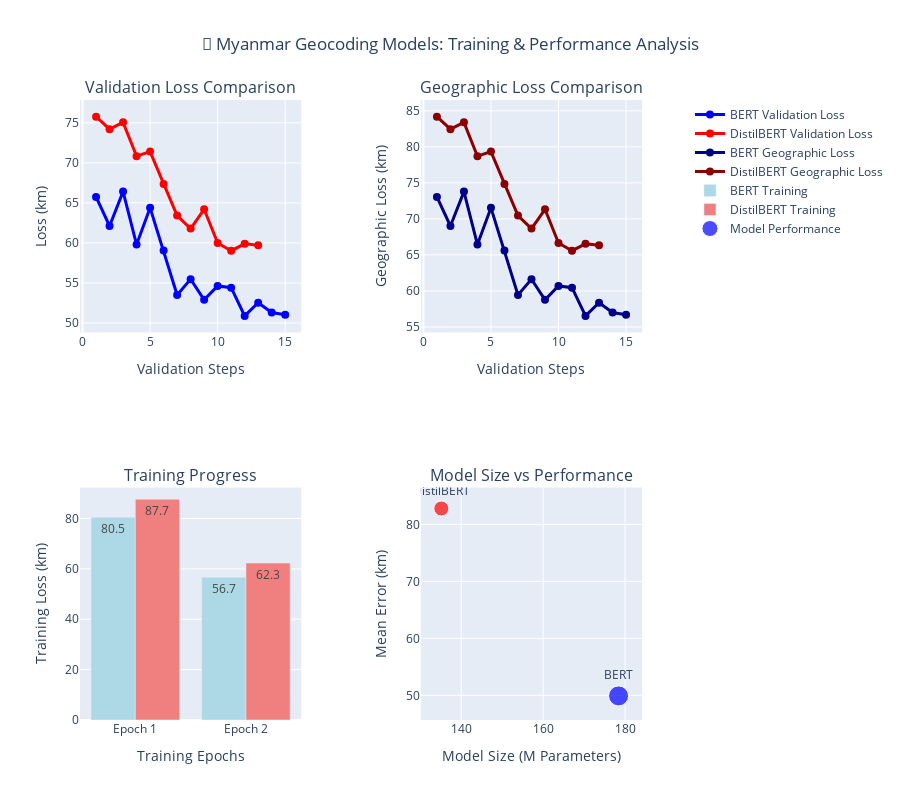

Source (notebook cell):
### Code cell
# 📈 Training History Visualization
fig = make_subplots(
    rows=2, cols=2,
    subplot_titles=('Validation Loss Comparison', 'Geographic Loss Comparison',
                   'Training Progress', 'Model Size vs Performance'),
    specs=[[{"secondary_y": True}, {"secondary_y": True}],
           [{"secondary_y": False}, {"secondary_y": False}]]
)

# Validation loss comparison
fig.add_trace(
    go.Scatter(
        x=list(range(1, len(bert_history['val_losses']) + 1)),
        y=bert_history['val_losses'],
        mode='lines+markers',
        name='BERT Validation Loss',
        line=dict(color='blue', width=3),
        marker=dict(size=8)
    ),
    row=1, col=1
)

fig.add_trace(
    go.Scatter(
        x=list(range(1, len(distilbert_history['val_losses']) + 1)),
        y=distilbert_history['val_losses'],
        mode='lines+markers',
        name='DistilBERT Validation Loss',
        line=dict(color='red', width=3),
        marker=dict(size=8)
    ),
    row=1, col=1
)

# Geographic loss comparison
fig.add_trace(
    go.Scatter(
        x=list(range(1, len(bert_history['val_geo_losses']) + 1)),
        y=bert_history['val_geo_losses'],
        mode='lines+markers',
        name='BERT Geographic Loss',
        line=dict(color='darkblue', width=3),
        marker=dict(size=8)
    ),
    row=1, col=2
)

fig.add_trace(
    go.Scatter(
        x=list(range(1, len(distilbert_history['val_geo_losses']) + 1)),
        y=distilbert_history['val_geo_losses'],
        mode='lines+markers',
        name='DistilBERT Geographic Loss',
        line=dict(color='darkred', width=3),
        marker=dict(size=8)
    ),
    row=1, col=2
)

# Training progress comparison
epochs = ['Epoch 1', 'Epoch 2']
bert_train_losses = bert_history['train_losses']
distilbert_train_losses = distilbert_history['train_losses']

fig.add_trace(
    go.Bar(
        x=epochs,
        y=bert_train_losses,
        name='BERT Training',
        marker_color='lightblue',
        text=[f'{loss:.1f}' for loss in bert_train_losses],
        textposition='auto'
    ),
    row=2, col=1
)

fig.add_trace(
    go.Bar(
        x=epochs,
        y=distilbert_train_losses,
        name='DistilBERT Training',
        marker_color='lightcoral',
        text=[f'{loss:.1f}' for loss in distilbert_train_losses],
        textposition='auto'
    ),
    row=2, col=1
)

# Model comparison scatter plot
if models_loaded:
    model_comparison = pd.DataFrame({
        'Model': ['BERT', 'DistilBERT'],
        'Parameters (M)': [bert_params/1e6, distilbert_params/1e6],
        'Mean Error (km)': [bert_metrics['mean_error_km'], distilbert_metrics['mean_error_km']],
        'Size (MB)': [bert_params * 4 / 1024**2, distilbert_params * 4 / 1024**2]
    })
    
    fig.add_trace(
        go.Scatter(
            x=model_comparison['Parameters (M)'],
            y=model_comparison['Mean Error (km)'],
            mode='markers+text',
            text=model_comparison['Model'],
            textposition='top center',
            marker=dict(
                size=[20, 15],
                color=['blue', 'red'],
                opacity=0.7
            ),
            name='Model Performance'
        ),
        row=2, col=2
    )

# Update layout
fig.update_layout(
    height=800,
    title_text="🎯 Myanmar Geocoding Models: Training & Performance Analysis",
    title_x=0.5,
    showlegend=True
)

# Update axes labels
fig.update_xaxes(title_text="Validation Steps", row=1, col=1)
fig.update_yaxes(title_text="Loss (km)", row=1, col=1)
fig.update_xaxes(title_text="Validation Steps", row=1, col=2)
fig.update_yaxes(title_text="Geographic Loss (km)", row=1, col=2)
fig.update_xaxes(title_text="Training Epochs", row=2, col=1)
fig.update_yaxes(title_text="Training Loss (km)", row=2, col=1)
fig.update_xaxes(title_text="Model Size (M Parameters)", row=2, col=2)
fig.update_yaxes(title_text="Mean Error (km)", row=2, col=2)

fig.show()

print("📈 Training history visualization generated!")
print("   📊 Shows validation loss progression")
print("   🎯 Geographic accuracy improvements")
print("   ⚖️ Model size vs performance trade-offs")

### Figure 1 — Plotly figure (JSON) as saved in the notebook; plotly's stock layout.template omitted (floating-point values rounded to 4 significant figures)
{"data": [{"line": {"color": "blue", "width": 3}, "marker": {"size": 8}, "mode": "lines+markers", "name": "BERT Validation Loss", "type": "scatter", "x": [1, 2, 3, 4, 5, 6, 7, 8, 9, 10, 11, 12, 13, 14, 15], "xaxis": "x", "y": [65.75, 62.11, 66.41, 59.8, 64.38, 59.07, 53.5, 55.48, 52.9, 54.63, 54.4, 50.89, 52.53, 51.3, 51.02], "yaxis": "y"}, {"line": {"color": "red", "width": 3}, "marker": {"size": 8}, "mode": "lines+markers", "name": "DistilBERT Validation Loss", "type": "scatter", "x": [1, 2, 3, 4, 5, 6, 7, 8, 9, 10, 11, 12, 13], "xaxis": "x", "y": [75.78, 74.22, 75.06, 70.84, 71.41, 67.36, 63.42, 61.79, 64.2, 59.99, 59.03, 59.88, 59.72], "yaxis": "y"}, {"line": {"color": "darkblue", "width": 3}, "marker": {"size": 8}, "mode": "lines+markers", "name": "BERT Geographic Loss", "type": "scatter", "x": [1, 2, 3, 4, 5, 6, 7, 8, 9, 10, 11, 12, 13, 14, 15], "xaxis": "x2", "y": [73.05, 69.02, 73.79, 66.45, 71.54, 65.63, 59.45, 61.64, 58.77, 60.7, 60.45, 56.54, 58.36, 57.0, 56.69], "yaxis": "y3"}, {"line": {"color": "darkred", "width": 3}, "marker": {"size": 8}, "mode": "lines+markers", "name": "DistilBERT Geographic Loss", "type": "scatter", "x": [1, 2, 3, 4, 5, 6, 7, 8, 9, 10, 11, 12, 13], "xaxis": "x2", "y": [84.2, 82.46, 83.4, 78.71, 79.34, 74.85, 70.47, 68.66, 71.34, 66.66, 65.59, 66.54, 66.36], "yaxis": "y3"}, {"marker": {"color": "lightblue"}, "name": "BERT Training", "text": ["80.5", "56.7"], "textposition": "auto", "type": "bar", "x": ["Epoch 1", "Epoch 2"], "xaxis": "x3", "y": [80.52, 56.69], "yaxis": "y5"}, {"marker": {"color": "lightcoral"}, "name": "DistilBERT Training", "text": ["87.7", "62.3"], "textposition": "auto", "type": "bar", "x": ["Epoch 1", "Epoch 2"], "xaxis": "x3", "y": [87.69, 62.3], "yaxis": "y5"}, {"marker": {"color": ["blue", "red"], "opacity": 0.7, "size": [20, 15]}, "mode": "markers+text", "name": "Model Performance", "text": ["BERT", "DistilBERT"], "textposition": "top center", "type": "scatter", "x": [178.4, 135.1], "xaxis": "x4", "y": [49.9, 82.8], "yaxis": "y6"}], "layout": {"annotations": [{"font": {"size": 16}, "showarrow": false, "text": "Validation Loss Comparison", "x": 0.185, "xanchor": "center", "xref": "paper", "y": 1, "yanchor": "bottom", "yref": "paper"}, {"font": {"size": 16}, "showarrow": false, "text": "Geographic Loss Comparison", "x": 0.755, "xanchor": "center", "xref": "paper", "y": 1, "yanchor": "bottom", "yref": "paper"}, {"font": {"size": 16}, "showarrow": false, "text": "Training Progress", "x": 0.185, "xanchor": "center", "xref": "paper", "y": 0.375, "yanchor": "bottom", "yref": "paper"}, {"font": {"size": 16}, "showarrow": false, "text": "Model Size vs Performance", "x": 0.755, "xanchor": "center", "xref": "paper", "y": 0.375, "yanchor": "bottom", "yref": "paper"}], "height": 800, "showlegend": true, "title": {"text": "🎯 Myanmar Geocoding Models: Training & Performance Analysis", "x": 0.5}, "xaxis": {"anchor": "y", "domain": [0, 0.37], "title": {"text": "Validation Steps"}}, "xaxis2": {"anchor": "y3", "domain": [0.57, 0.94], "title": {"text": "Validation Steps"}}, "xaxis3": {"anchor": "y5", "domain": [0, 0.37], "title": {"text": "Training Epochs"}}, "xaxis4": {"anchor": "y6", "domain": [0.57, 0.94], "title": {"text": "Model Size (M Parameters)"}}, "yaxis": {"anchor": "x", "domain": [0.625, 1], "title": {"text": "Loss (km)"}}, "yaxis2": {"anchor": "x", "overlaying": "y", "side": "right", "title": {"text": "Loss (km)"}}, "yaxis3": {"anchor": "x2", "domain": [0.625, 1], "title": {"text": "Geographic Loss (km)"}}, "yaxis4": {"anchor": "x2", "overlaying": "y3", "side": "right", "title": {"text": "Geographic Loss (km)"}}, "yaxis5": {"anchor": "x3", "domain": [0, 0.375], "title": {"text": "Training Loss (km)"}}, "yaxis6": {"anchor": "x4", "domain": [0, 0.375], "title": {"text": "Mean Error (km)"}}}}
